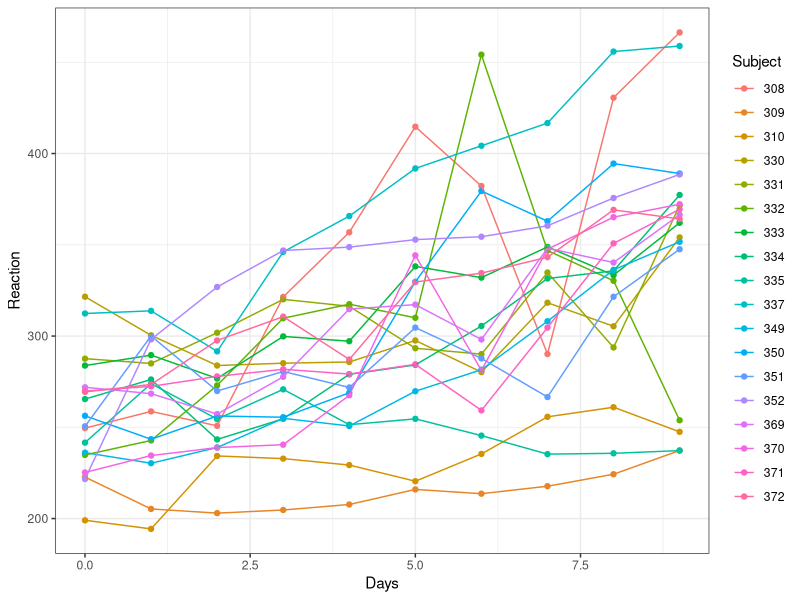
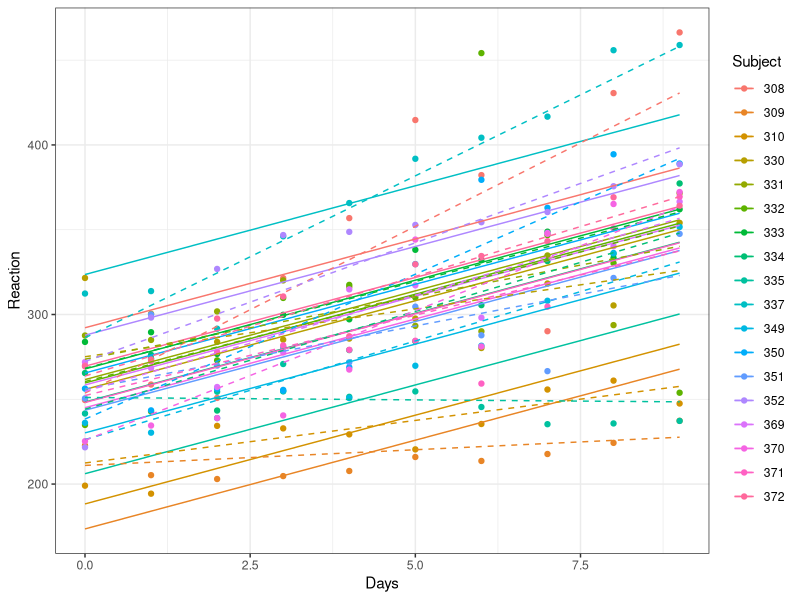
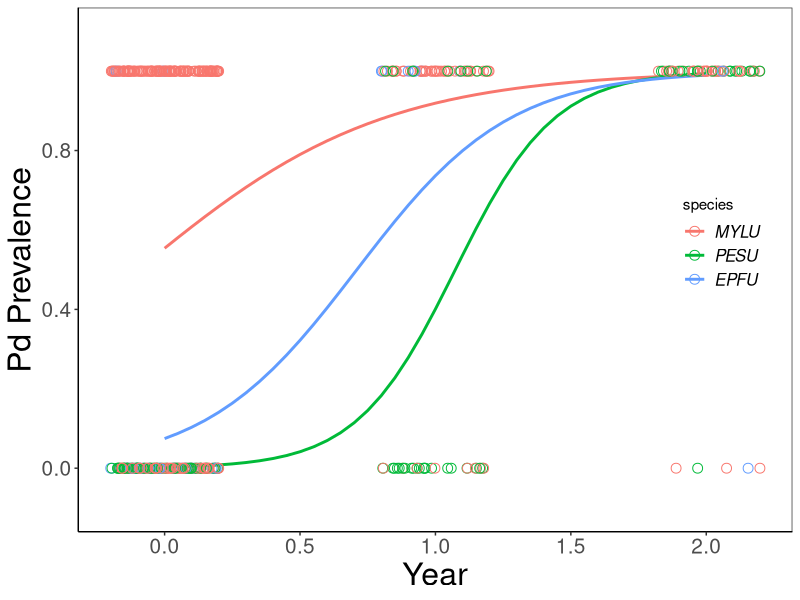
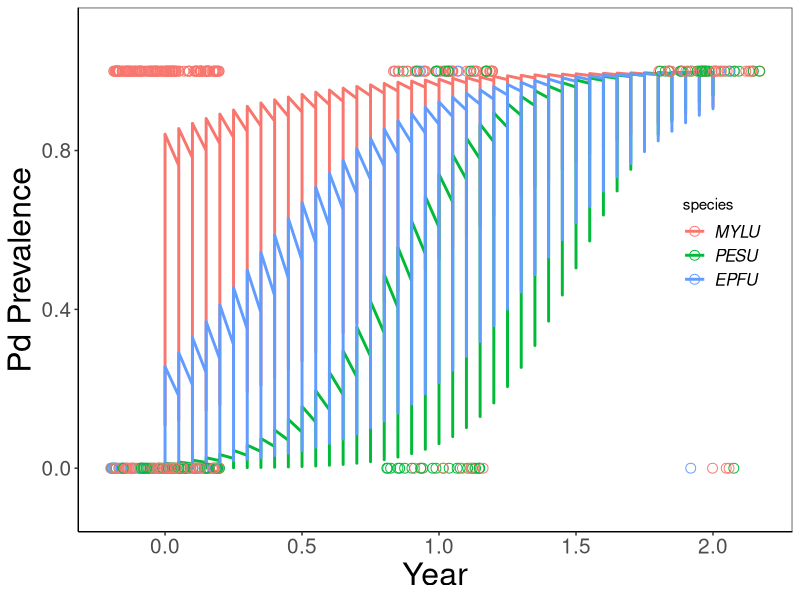
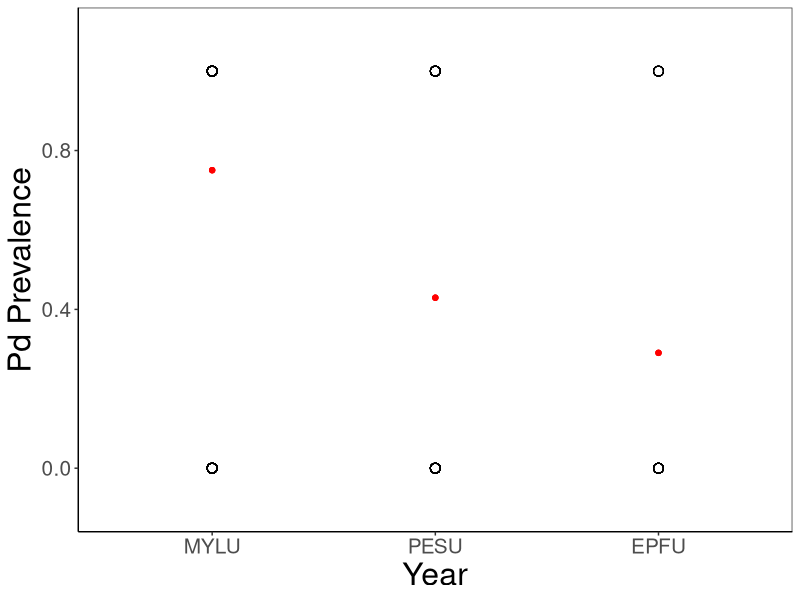

Reproduce these figures in R, in order.

rm(list=ls()) # clears workspace

#ex12_mixed_models
##load important packages##
library(ggplot2)
library(MASS)
library(reshape2)
library(tidyverse)

#probably a new package
#install.packages("lme4")
library(lme4)
head(sleepstudy)

#lets take a look at the data
library(ggplot2); theme_set(theme_bw())
q0 <- (ggplot(sleepstudy, aes(Days, Reaction, colour = Subject))
       + geom_point())  ## points only, use later
print(q0+geom_line())

#run models
lm2 <- lmer(Reaction~Days + (1|Subject),data=sleepstudy) ## rand intercept
lm3 <- lmer(Reaction~Days + (Days|Subject),data=sleepstudy) ## rand slopes and intercepts

#lets look at the first model
summary(lm2)

#we don't get a p-value, only a t value
#this is because understanding the df with random effects is hard
#my recommendation: estimate the random effects conservative (e.g. the largest number of df they could potentially take up)
#here, we have 18 subjects, plus the fixed effect Days (which is continous)
#therefore, our df = Numbers of obs (180) - (all the levels of fixed effects) - (all the levels of random effects)
#180 - 18 - 1
180 - 18 - 1
#161
t.value = 13.02
p.value = 2*pt(t.value, df = 161, lower=FALSE)
#draw from the t distribution to get the probability (p-value) at your calculated t-value
p.value
#a good rule of thumb is that if you have a lot of data, you want a t-value > 2

#what are diffs between the models above?
pp <- expand.grid(Days=0:9,Subject=levels(sleepstudy$Subject))
#create a new data frame with all the stuff for each subjuet
pp2 <- cbind(pp,Reaction=predict(lm2,newdata=pp))
#make a new dataframe, pp2, and predict lm2
pp3 <- cbind(pp,Reaction=predict(lm3,newdata=pp))
#make a new dataframe, pp2, and predict lm3

print(q0
      + geom_line(data=pp2)
      + geom_line(data=pp3,lty=2))
#the dashed lines are nested and the solid line are not!


##NOW FOR A GLM##
bat = read.csv("bat_data.csv")
head(bat)

#make a year column
bat$date = as.Date(bat$date, "%m/%d/%y")
bat$year = format(bat$date, "%y")
bat$year = as.numeric(bat$year)
bat$year = bat$year - min(bat$year)

#drop a species that dies too early
bat = subset(bat, species!="MYSE")
#and substrate
bat = subset(bat, species!="SUBSTRATE")


#glms - binomial
gm1 = glmer(gd~species + (1|site),data=bat, family = "binomial")
summary(gm1)
#the GLM version of this will give us p-values
library(car)
Anova(gm1)

gm2 = glmer(gd~species*year + (1|site),data=bat, family = "binomial")
summary(gm2)

anova(gm1,gm2)

#let's predict g2
newdat = expand.grid(species = unique(bat$species),
                     year=seq(min(bat$year),max(bat$year),by = .05),
                     site = unique(bat$site)
                     )
newdat$yhat = predict(gm2,newdata= newdat,re.form=NA,type="response")
#note - I use response to transform from logit space to response variable space
#I used re.form to drop random effects because I don't care about the site effects

#let's plot the prediction
r=ggplot(data=newdat, aes(x=year,y=yhat,col=species))+ 
  geom_line(size=1)+
  geom_point(data = bat, aes(x = jitter(year), y = gd),size=3, shape = 1)+
  ylab("Pd Prevalence")+
  xlab("Year")+
  coord_cartesian(ylim=c(-0.1,1.1))+
  theme_bw() + 
  theme(axis.title=element_text(size=23),axis.text=element_text(size=15),panel.grid = element_blank(), axis.line=element_line(),legend.position=c(.9,.55),legend.text = element_text(size=12,face="italic"))
print(r)

#what if I hadn't dropped the site effects?

newdat$yhat = predict(gm2,newdata= newdat,type="response")
r=ggplot(data=newdat, aes(x=year,y=yhat,col=species))+ 
  geom_line(size=1)+
  geom_point(data = bat, aes(x = jitter(year), y = gd),size=3, shape = 1)+
  ylab("Pd Prevalence")+
  xlab("Year")+
  coord_cartesian(ylim=c(-0.1,1.1))+
  theme_bw() + 
  theme(axis.title=element_text(size=23),axis.text=element_text(size=15),panel.grid = element_blank(), axis.line=element_line(),legend.position=c(.9,.55),legend.text = element_text(size=12,face="italic"))
print(r)

#yikes

##what if we want to predict categorical
newdat2 = expand.grid(species = unique(bat$species),
                     site = unique(bat$site)
)
newdat2$yhat = predict(gm1,newdata= newdat2,re.form=NA,type="response")
#note - I use response to transform from logit space to response variable space
#I used re.form to drop random effects because I don't care about the site effects

#let's plot the prediction
r=ggplot(data=newdat2, aes(x=species,y=yhat))+ 
geom_point(color="red")  +
geom_point(data = bat, aes(x = species, y = gd),size=3, shape = 1)+
  ylab("Pd Prevalence")+
  xlab("Year")+
  coord_cartesian(ylim=c(-0.1,1.1))+
  theme_bw() + 
  theme(axis.title=element_text(size=23),axis.text=element_text(size=15),panel.grid = element_blank(), axis.line=element_line(),legend.position=c(.9,.55),legend.text = element_text(size=12,face="italic"))
print(r)


#negative binomial example with mixed models#
#ex12_nb_mixed

liz = read.csv("lizards.csv")

library(lme4)

## run mixed model
m.nb <- glmer.nb(N ~ time*light + (1|height), data=liz)
#look at mixed model
summary(m.nb)
